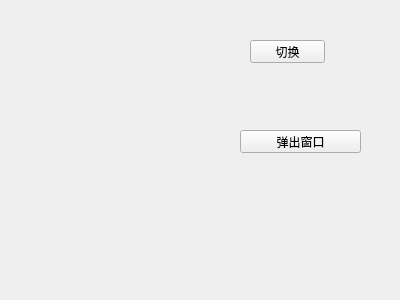
<?xml version="1.0" encoding="UTF-8"?>
<ui version="4.0">
 <class>MianWindow</class>
 <widget class="QWidget" name="MianWindow">
  <property name="geometry">
   <rect>
    <x>0</x>
    <y>0</y>
    <width>400</width>
    <height>300</height>
   </rect>
  </property>
  <property name="windowTitle">
   <string>MianWindow</string>
  </property>
  <widget class="QPushButton" name="btnSwitch">
   <property name="geometry">
    <rect>
     <x>250</x>
     <y>40</y>
     <width>75</width>
     <height>23</height>
    </rect>
   </property>
   <property name="text">
    <string>切换</string>
   </property>
  </widget>
  <widget class="QPushButton" name="btnDialog">
   <property name="geometry">
    <rect>
     <x>240</x>
     <y>130</y>
     <width>121</width>
     <height>23</height>
    </rect>
   </property>
   <property name="text">
    <string>弹出窗口</string>
   </property>
  </widget>
 </widget>
 <layoutdefault spacing="6" margin="11"/>
 <resources/>
 <connections/>
</ui>
